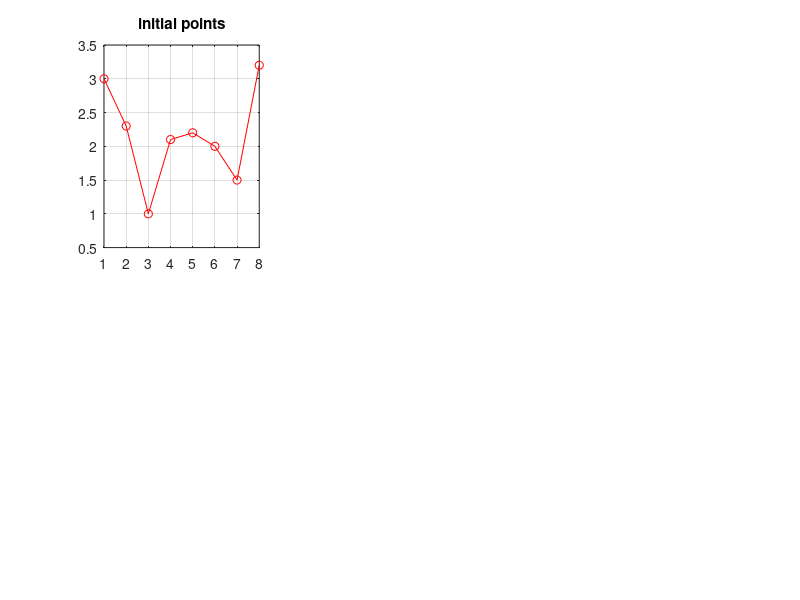

Here is the MATLAB script that generated this plot: (Note: this script raises an error after producing the figure.)
% a = SPs(FastSyncResult.Map_Original_To_Prototype,:);
% dist = latLong(:,2:3) - a(:,2:3);
% % maxx = max(abs(dist));
% 
% 
% lat1 = param.axisRange(3);
% long1 = param.axisRange(1);
% lat2 = param.axisRange(4);
% long2 = param.axisRange(2);
% latMedian = (lat1+lat2)/2;
% longMedian = (long1+long2)/2;
% D_upDown = distance(lat1,longMedian,lat2,longMedian);
% D_upDown = D_upDown*6371*1000*2*pi/360;
% D_leftRight = distance(latMedian,long1,latMedian,long2);
% D_leftRight = D_leftRight*6371*1000*2*pi/360;
% D_mean = (D_upDown + D_leftRight)/2;
% 
% lat_median = (param.axisRange(3) + param.axisRange(4))/2;
% long_median = (param.axisRange(1) + param.axisRange(2))/2;
% delta_lat = param.epsilon / (pi/2) * (param.axisRange(4) - param.axisRange(3));
% delta_long = param.epsilon / (pi/2) * (param.axisRange(2) - param.axisRange(1));
% D1 = distance(lat_median,long_median,lat_median,long_median+delta_long);
% D2 = distance(lat_median,long_median,lat_median+delta_lat,long_median);
% byMeter1 = D1*6371*1000*2*pi/360;
% byMeter2 = D2*6371*1000*2*pi/360;
% byMeter = mean([byMeter1,byMeter2]);
% 
% 
% eps_real = param.epsilon * [param.axisRange(4)-param.axisRange(3), param.axisRange(2)-param.axisRange(1)]
% 
% b = abs(dist);
% length(find(sum(b <= eps_real * 2,2) == 2))/size(b,1)
% 
% 
% 




%% Test DouglasPeucker algorithm 
% The RamerDouglasPeucker algorithm (RDP) is an algorithm for reducing 
% the number of points in a curve that is approximated by a series of 
% points. The initial form of the algorithm was independently suggested 
% in 1972 by Urs Ramer and 1973 by David Douglas and Thomas Peucker and 
% several others in the following decade. This algorithm is also known 
% under the names DouglasPeucker algorithm, iterative end-point fit 
% algorithm and split-and-merge algorithm. [Source Wikipedia]
%
%
% -------------------------------------------------------
% Code: Reza Ahmadzadeh (2017) 
% -------------------------------------------------------

Points = [1 2 3 4 5 6 7 8;
 3 2.3 1 2.1 2.2 2 1.5 3.2];

figure;
ii = 1;
subplot(2,3,ii);hold on
plot(Points(1,:),Points(2,:),'-or');
title('initial points');
grid on;box on;axis([1 8 0.5 3.5]);

for ErrorBound = [0.1 0.5 1.0 .8 .7]
    res = DouglasPeucker(Points,ErrorBound);
    res = DeadReckoning(Points',ErrorBound)';
    ii = ii + 1;
    subplot(2,3,ii);hold on
    plot(Points(1,:),Points(2,:),'--or');
    plot(res(1,:),res(2,:),'-xb');
    title(['ErrorBound = ' num2str(ErrorBound)]);
    grid on;box on;axis([1 8 0.5 3.5]);
    legend('original','approximated')
end
